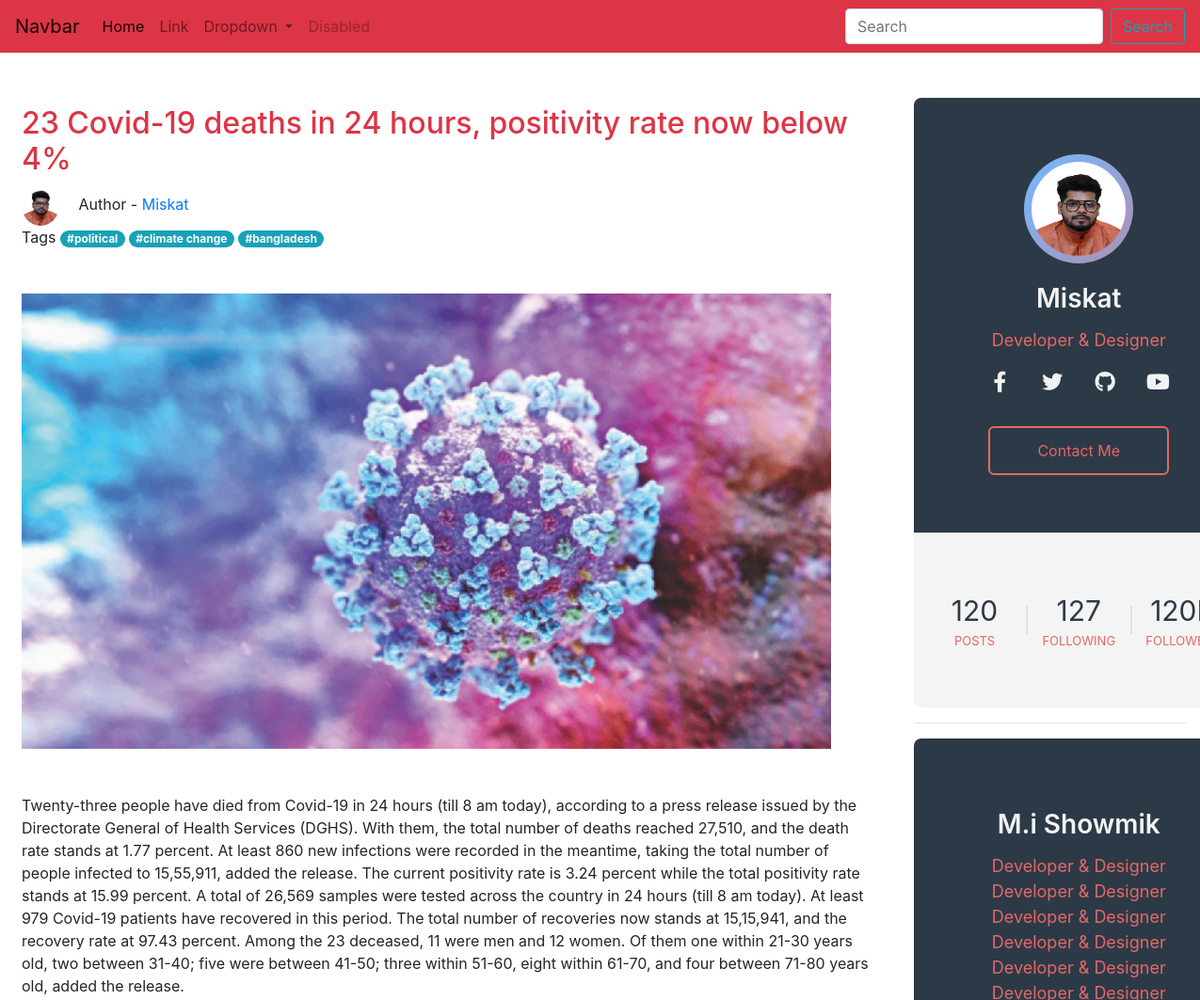
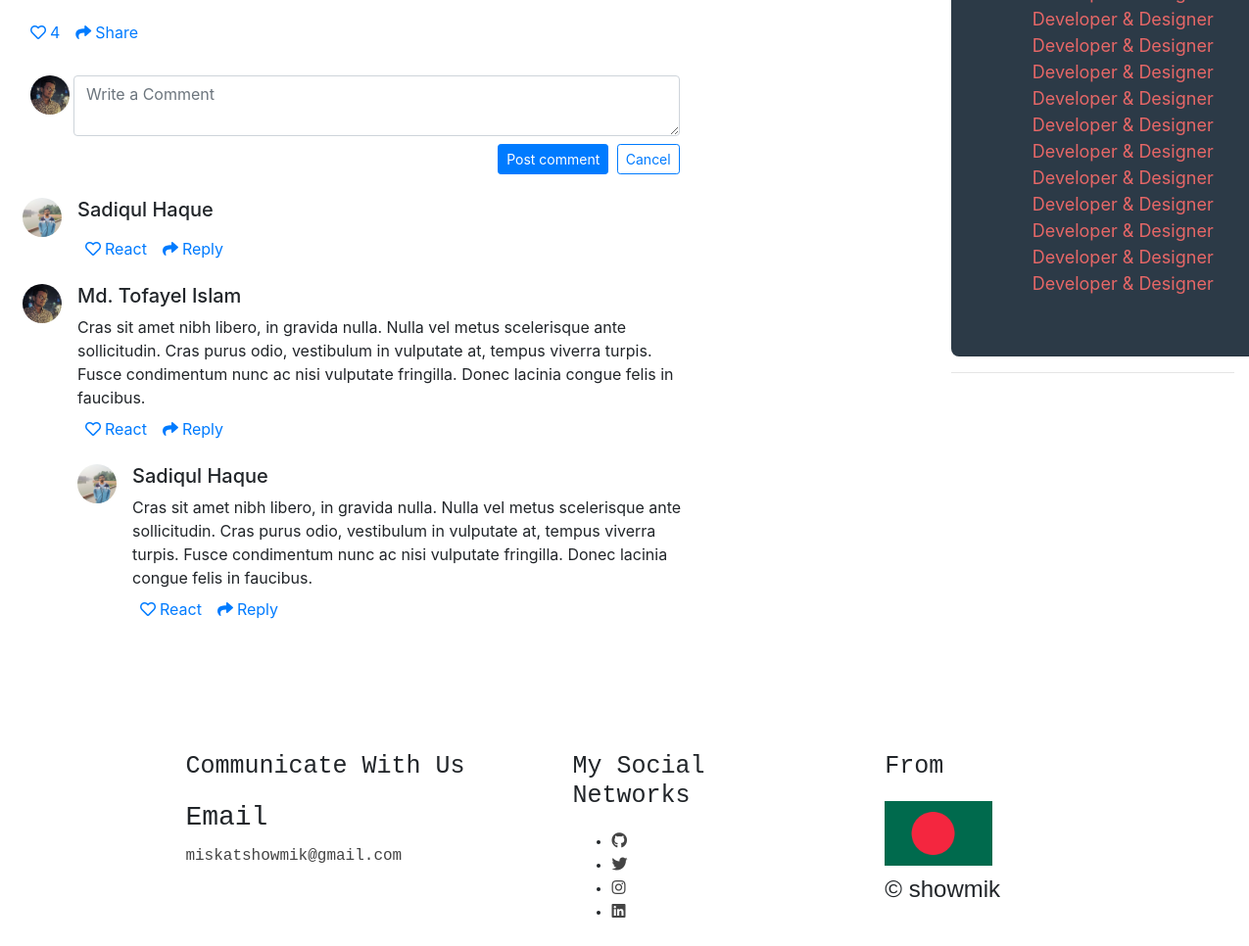
The page /news/2 on the database its author committed (2 pictures, top to bottom).
### blogs/models.py (models this page shows, shortened)
class Blog(models.Model):
    title = models.CharField(max_length=255)
    body = models.TextField(max_length=10000)
    img = models.ImageField(upload_to="media")
    author = models.ForeignKey(Author, on_delete=SET_NULL, null=True)
    time_created = models.DateTimeField(auto_now_add=True)
    react = models.IntegerField(blank=True, null=True)
    comment = models.ManyToManyField(Comment)
    category = models.ForeignKey(Category, on_delete=SET_NULL, null=True)
    tags = models.ManyToManyField(Tag)

class Author(models.Model):
    name = models.CharField(max_length=50)
    author_img = models.ImageField(upload_to="media")
    email = models.EmailField()
    institution = models.CharField(max_length=100, blank=True, null=True)
    study_subject = models.CharField(max_length=100, blank=True, null=True)
    current_year = models.CharField(max_length=50, blank=True, null=True)
    github = models.CharField(max_length=100, blank=True, null=True)
    facebook = models.CharField(max_length=100, blank=True, null=True)
    Twitter = models.CharField(max_length=100, blank=True, null=True)

class Tag(models.Model):
    name = models.CharField(max_length=100, blank=True, null=True)
    def __str__(self):
        return self.name

### blogs/views.py (the view)
# urls.py: path('news/<int:pk>', views.home2, name='news'),
def home2(request, pk):
    current_blog = Blog.objects.get(id=pk)
    tag = current_blog.tags.all()
    tags = []
    for i in range(len(tag)):
        tags.append(tag[i])
    context = {
        'current': current_blog,
        'tags': tags
    }
    return render(request, 'blogs/single_blog_page.html', context)

### templates/blogs/single_blog_page.html (shortened to what this page needs)
{% load static %}
<!DOCTYPE html>
<html lang="en">
<head>
    <link
            rel="stylesheet"
            href="https://stackpath.bootstrapcdn.com/bootstrap/4.1.1/css/bootstrap.min.css"
    />
    <link
            rel="stylesheet"
            href="https://use.fontawesome.com/releases/v5.15.3/css/all.css"
    />
    <link rel="stylesheet" href="{% static 'css/style2.css' %}"/>
</head>
<body>
{% include 'blogs/navbar.html' %}
<main class="container-fluid my-5">
    <div class="row">
        <div class="col-9 main1">
            <div class="d-flex flex-column">
                <div class="p-2">
                    <h2 class="text-danger">
                        {{ current.title }}
                    </h2>
                    <img
                            class="mr-3 rounded-circle"
                            src="{% get_media_prefix %}{{ current.author.author_img }}"
                            width="40"
                            alt="Generic placeholder image"
                    />
                    <p class="d-inline">Author - <a href="">{{ current.author.name }}</a></p>
                    <div class="tag">
                        <span>Tags</span>
                        {% for tag in tags %}
                            <span class="badge badge-pill badge-info">#{{ tag }}</span>
                        {% endfor %}
                    </div>
                    {% if current.img %}
                        <img src="{% get_media_prefix %}{{ current.img }}" class="img-fluid my-5" alt="Responsive image">
                    {% endif %}
                    <p>
                        {{ current.body|safe }}
                    </p>
                    <div class="">
                        <div class="d-flex flex-row fs-12">
                            <div class="like p-2 cursor">
                                <a href=""
                                ><i class="far fa-heart"></i
                                ><span class="ml-1">{{ current.react }}</span></a
                                >
                            </div>
                            <div class="like p-2 cursor">
                                <a href=""
                                ><i class="fa fa-share"></i
                                ><span class="ml-1">Share</span></a
                                >
                            </div>
                        </div>
                    </div>
                </div>
                <div class="p-2 w-75">
                    <div class="p-2">
                        <div class="d-flex flex-row align-items-start">
                            <img
                                    class="rounded-circle"
                                    src="{% static 'images/tofayel.jpg' %}"
                                    width="40"
                            /><textarea
                                class="form-control ml-1 shadow-none textarea"
                                placeholder="Write a Comment"
                        ></textarea>
                        </div>
                        <div class="mt-2 text-right">
                            <button
                                    class="btn btn-primary btn-sm shadow-none"
                                    type="button"
                            >
                                Post comment
                            </button
                            >
                            <button
                                    class="btn btn-outline-primary btn-sm ml-1 shadow-none"
                                    type="button"
                            >
                                Cancel
                            </button>
                        </div>
                    </div>
                </div>
                <div class="p-2 w-75">
                    <div class="media">
                        <img
                                class="mr-3 rounded-circle"
                                src="{% static 'images/sadi.jpg' %}"
                                width="40"
                                alt="Generic placeholder image"
                        />
                        <div class="media-body">
                            <h5 class="mt-0">Sadiqul Haque</h5>
                            <div class="">
                                <div class="d-flex flex-row fs-12">
                                    <div class="like p-2 cursor">
                                        <a href=""
                                        ><i class="far fa-heart"></i
                                        ><span class="ml-1">React</span></a
                                        >
                                    </div>
                                    <div class="like p-2 cursor">
                                        <a href=""
                                        ><i class="fa fa-share"></i
                                        ><span class="ml-1">Reply</span></a
                                        >
                                    </div>
                                </div>
                            </div>
                        </div>
                    </div>
                </div>
                <div class="p-2">
                    <div class="media w-75">
                        <img
                                class="mr-3 rounded-circle"
                                src="{% static 'images/tofayel.jpg' %}" width="40"
                                alt="Generic placeholder image"
                        />
                        <div class="media-body">
                            <h5 class="mt-0">Md. Tofayel Islam</h5>
                            Cras sit amet nibh libero, in gravida nulla. Nulla vel metus
                            scelerisque ante sollicitudin. Cras purus odio, vestibulum in
                            vulputate at, tempus viverra turpis. Fusce condimentum nunc ac
                            nisi vulputate fringilla. Donec lacinia congue felis in
                            faucibus.
                            <div class="">
                                <div class="d-flex flex-row fs-12">
                                    <div class="like p-2 cursor">
                                        <a href=""
                                        ><i class="far fa-heart"></i
                                        ><span class="ml-1">React</span></a
                                        >
                                    </div>
                                    <div class="like p-2 cursor">
                                        <a href=""
                                        ><i class="fa fa-share"></i
                                        ><span class="ml-1">Reply</span></a
                                        >
                                    </div>
                                </div>
                            </div>
                            <div class="media mt-3">
                                <a class="pr-3" href="#">
                                    <img src="{% static 'images/sadi.jpg' %}"
                                         class="rounded-circle"
                                         width="40"
                                         alt="Generic placeholder image"
                                    />
                                </a>
                                <div class="media-body">
                                    <h5 class="mt-0">Sadiqul Haque</h5>
                                    Cras sit amet nibh libero, in gravida nulla. Nulla vel
                                    metus scelerisque ante sollicitudin. Cras purus odio,
                                    vestibulum in vulputate at, tempus viverra turpis. Fusce
                                    condimentum nunc ac nisi vulputate fringilla. Donec
                                    lacinia congue felis in faucibus.
                                    <div class="">
                                        <div class="d-flex flex-row fs-12">
                                            <div class="like p-2 cursor">
                                                <a href=""
                                                ><i class="far fa-heart"></i
                                                ><span class="ml-1">React</span></a
                                                >
                                            </div>
                                            <div class="like p-2 cursor">
                                                <a href=""
                                                ><i class="fa fa-share"></i
                                                ><span class="ml-1">Reply</span></a
                                                >
                                            </div>
                                        </div>
                                    </div>
                                </div>
                            </div>
                        </div>
                    </div>
                </div>
            </div>
        </div>
        <div class="col-3">
            <div class="profile-card">
                <div class="card-header">
                    <div class="pic">
                        <img src="{% get_media_prefix %}{{ current.author.author_img }}" alt="">
                    </div>
                    <div class="name">{{ current.author.name }}</div>
                    <div class="desc">Developer & Designer</div>
                    <div class="sm">
                        <a href="#" class="fab fa-facebook-f"></a>
                        <a href="#" class="fab fa-twitter"></a>
                        <a href="#" class="fab fa-github"></a>
                        <a href="#" class="fab fa-youtube"></a>
                    </div>
                    <a href="{% url 'author' current.author.id %}" class="contact-btn">Contact Me</a>
                </div>
                <div class="card-footer">
                    <div class="numbers">
                        <div class="item">
                            <span>120</span>
                            Posts
                        </div>
                        <div class="border"></div>
                        <div class="item">
                            <span>127</span>
                            Following
                        </div>
                        <div class="border"></div>
                        <div class="item">
                            <span>120K</span>
                            Followers
                        </div>
                    </div>
                </div>
            </div>
            <hr>
            <div class="profile-card">
                <div class="card-header">
                    <div class="name">M.i Showmik</div>
                    <div class="desc">Developer & Designer</div>
                    <div class="desc">Developer & Designer</div>
                    <div class="desc">Developer & Designer</div>
                    <div class="desc">Developer & Designer</div>
                    <div class="desc">Developer & Designer</div>
                    <div class="desc">Developer & Designer</div>
                    <div class="desc">Developer & Designer</div>
                    <div class="desc">Developer & Designer</div>
                    <div class="desc">Developer & Designer</div>
                    <div class="desc">Developer & Designer</div>
                    <div class="desc">Developer & Designer</div>
                    <div class="desc">Developer & Designer</div>
                    <div class="desc">Developer & Designer</div>
                    <div class="desc">Developer & Designer</div>
                    <div class="desc">Developer & Designer</div>
                    <div class="desc">Developer & Designer</div>
                    <div class="desc">Developer & Designer</div>
                </div>
            </div>
            <hr>
        </div>
    </div>
</main>
{% include 'blogs/footer.html' %}
</body>
</html>

### static/css/style2.css (style rules this page uses)
:root { --body_background_color:#171717; --body_font_color:#EDEDED; --red:#DA0037; --dark_grey:#444444; }
.tag { width: 50%; }
.profile-card { width: 350px; text-align: center; border-radius: 8px; overflow: hidden; }
.card-header { background: #2c3a47; padding: 60px 40px; }
.pic { display: inline-block; padding: 8px; background: linear-gradient(130deg, #74b9ff, #e66767); margin: auto; border-radius: 50%; background-size: 200% 200%; animation: animated-gradient 2s linear infinite; }
.pic img { display: block; width: 100px; height: 100px; border-radius: 50%; }
.name { color: #f2f2f2; font-size: 28px; font-weight: 600; margin: 10px 0; }
.desc { font-size: 18px; color: #e66767; }
.sm { display: flex; justify-content: center; margin: 20px 0; }
.sm a { color: #f2f2f2; width: 56px; font-size: 22px; transition: .3s linear; }
.contact-btn { display: inline-block; padding: 12px 50px; color: #e66767; border: 2px solid #e66767; border-radius: 6px; margin-top: 16px; transition: .3s linear; }
.card-footer { background: #f4f4f4; padding: 60px 10px; }
.numbers { display: flex; align-items: center; }
.item { flex: 1; text-transform: uppercase; font-size: 13px; color: #e66767; }
.item span { display: block; color: #2c3a47; font-size: 30px; }
.border { width: 1px; height: 30px; background: #bbb; }

### rows shown on the page
Blog: title "23 Covid-19 deaths in 24 hours, positivity rate now below 4%", author.author_img (picture), author.name "Miskat", img (picture), body "Twenty-three people have died from Covid-19 in 24 hours (till 8 am today), according to a press release issued by the Directorate General of Health Services (DGHS). With them, the total number of deaths reached 27,510, and the death rate stands at 1.77 percent. At least 860 new infections were recorded in the meantime, taking the total number of people infected to 15,55,911, added the release. The current positivity rate is 3.24 percent while the total positivity rate stands at 15.99 percent. A total of 26,569 samples were tested across the country in 24 hours (till 8 am today). At least 979 Covid-19 patients have recovered in this period. The total number of recoveries now stands at…", react "4"
Tag: name "political"
Tag: name "climate change"
Tag: name "bangladesh"
